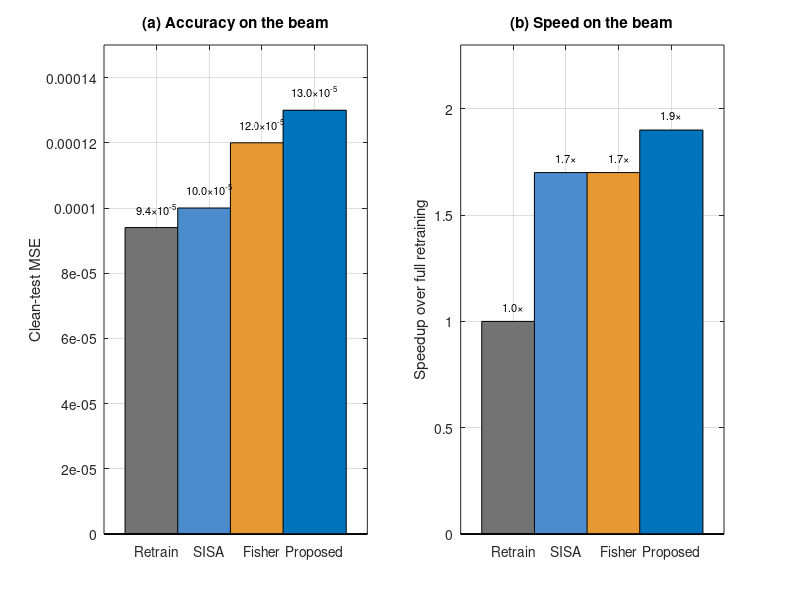

MATLAB code for this plot:
%% Appendix figure: beam baseline comparison (Table in Appendix C).
%% (a) clean-test MSE, (b) speedup over full retraining, for retrain/SISA/
%% Fisher/proposed. Values from the 5-seed beam comparison.
%
% Hard-coded summary values (not recomputed here) plotted as two grouped bar
% charts and exported to the manuscript folder.
clear; clc; close all;

% ---- output path + data ----
OUT=['C:\Users\samoa\OneDrive - Umich\Documents\My Projects\Machine Unlearning\' ...
     'Revisions\Revised Manuscript\comparison_bars.png'];
methods={'Retrain','SISA','Fisher','Proposed'};
MSE=[9.4e-5 1.0e-4 1.2e-4 1.3e-4];   % clean-test MSE per method (5-seed beam comparison)
spd=[1.0 1.7 1.7 1.9];   % wall-clock speedup over full retraining
cols=[0.45 0.45 0.45; 0.30 0.55 0.80; 0.90 0.60 0.20; 0.00 0.45 0.74];   % per-method bar colors

figure('Units','inches','Position',[1 1 10 4],'Color','w');

% ---- (a) accuracy ----
subplot(1,2,1); hold on; box on;
for i=1:4, bar(i,MSE(i),0.6,'FaceColor',cols(i,:)); end
set(gca,'XTick',1:4,'XTickLabel',methods); ylabel('Clean-test MSE');
title('(a) Accuracy on the beam'); grid on; ylim([0 1.5e-4]);
for i=1:4, text(i,MSE(i)+6e-6,sprintf('%.1f\\times10^{-5}',MSE(i)*1e5), ...
        'HorizontalAlignment','center','FontSize',8); end   % value labels above bars

% ---- (b) speed ----
subplot(1,2,2); hold on; box on;
for i=1:4, bar(i,spd(i),0.6,'FaceColor',cols(i,:)); end
set(gca,'XTick',1:4,'XTickLabel',methods); ylabel('Speedup over full retraining');
title('(b) Speed on the beam'); grid on; ylim([0 2.3]);
for i=1:4, text(i,spd(i)+0.07,sprintf('%.1f\\times',spd(i)), ...
        'HorizontalAlignment','center','FontSize',8); end   % value labels above bars

exportgraphics(gcf,OUT,'Resolution',300,'BackgroundColor','white');
fprintf('saved %s\n',OUT);
